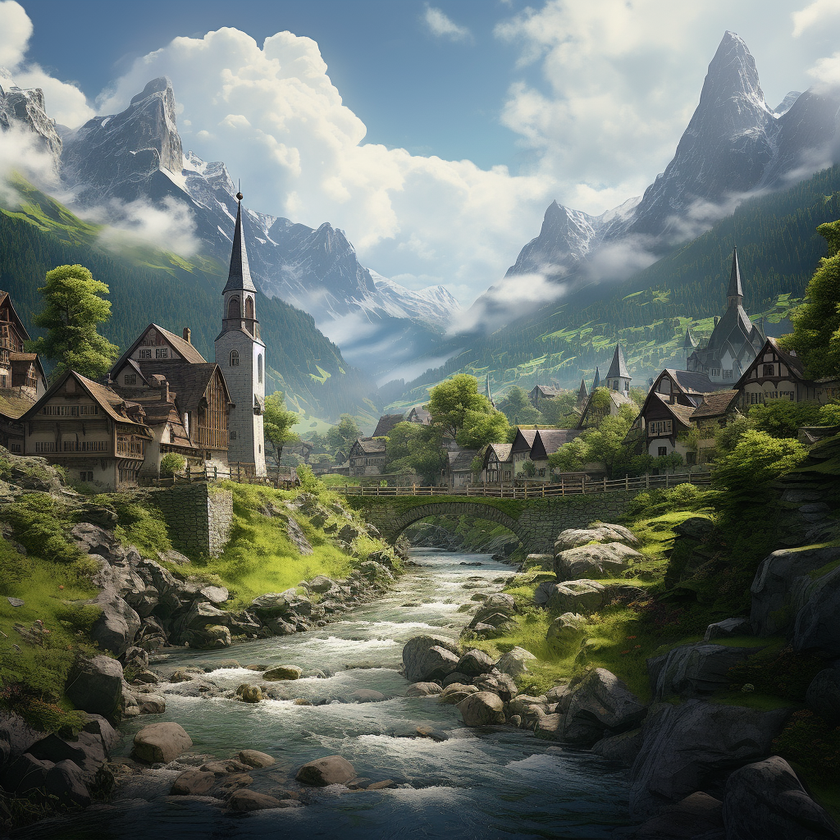
#> input picture A1/data/a1p1.png, 840 x 840 px, shrunk from 1024 x 1024 before the run
$ python main.py
#> lines starting #> are read from the running program, lines starting #| are printed output that depends on the picture
### A1/problem1.py
import numpy as np
import matplotlib.pyplot as plt


################################################################
#             DO NOT EDIT THIS HELPER FUNCTION                 #
################################################################

def load_image(path):
#> called with path = 'data/a1p1.png'
    return plt.imread(path)
#> returned value is the input picture: shape (840, 840, 3) float32; mean R, G, B 0.401, 0.434, 0.405

################################################################

def display_image(img):
    """ Show an image with matplotlib

    Args:
        img: Image as numpy array (H,W,3)
    """
    #
    # You code here
    #
    return plt.imshow(img)


def save_as_npy(path, img):
    """ Save the image array as a .npy file

    Args:
        img: Image as numpy array (H,W,3)
    """
    #
    # You code here
    #
    return np.save(path, img)


def load_npy(path):
    """ Load and return the .npy file

    Args:
        path: Path of the .npy file
    Returns:
        Image as numpy array (H,W,3)
    """
    #
    # You code here
    #
    return np.load(path)


def mirror_horizontal(img):
    """ Create and return a horizontally mirrored image

    Args:
        img: Image as numpy array (H,W,3)

    Returns:
        A horizontally mirrored numpy array (H,W,3).
    """
    #
    # You code here
    #
    return np.fliplr(img)
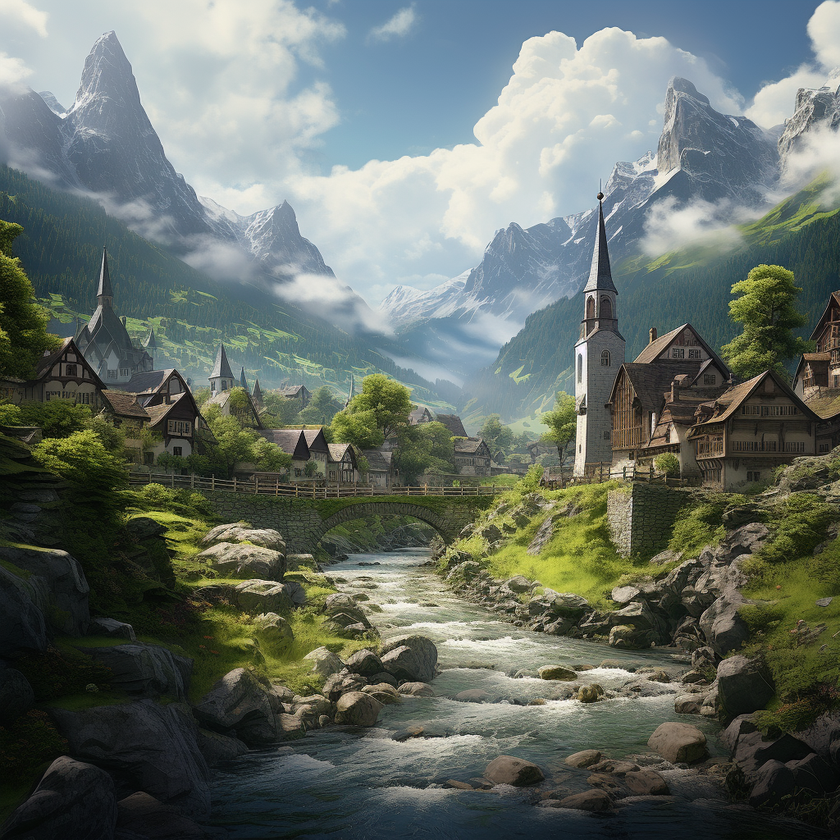
#> returned value: shape (840, 840, 3) float32; mean of channels 0, 1, 2 0.401, 0.434, 0.405; drawn as R, G, B


def display_images(img1, img2):
    """ Display the normal and the mirrored image in one plot

    Args:
        img1: First image to display
        img2: Second image to display
    """
    #
    # You code here
    #
    plt.subplot(1, 2, 1)
    plt.imshow(img1)
    plt.subplot(1, 2, 2)
    plt.imshow(img2)
    plt.show()
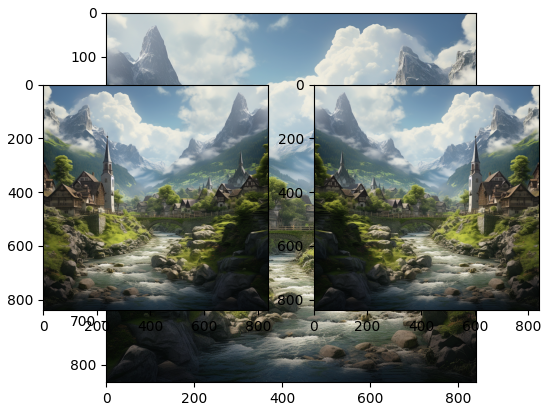
#> figure drawn by matplotlib, 3 panels

### A1/problem2.py
import numpy as np
from scipy.ndimage import convolve


def loadbayer(path):
    """ Load data from file

    Args:
        path: Path of the .npy file
    Returns:
        Data as numpy array (H,W)
    """
    #
    # You code here
    #


def separatechannels(bayerdata):
    """ Separate bayer data into RGB channels so that
    each color channel retains only the respective
    values given by the bayer pattern and missing values
    are filled with zero

    Args:
        bayerdata: Numpy array containing bayer data (H,W)
    Returns:
        red, green, and blue channel as numpy array (H,W)
    """
    #
    # You code here
    #


# [26 lines left out: functions assembleimage, interpolate, not called in this run]
    #
    # You code here
    #

### A1/main.py
import numpy as np
import matplotlib.pyplot as plt

def load_image(path):
    return plt.imread(path)


#
# Problem 1: Getting to know Python
#
from problem1 import *

def problem1():
    """Example code implementing the steps in Problem 1"""

    img = load_image("data/a1p1.png")
    display_image(img)

    save_as_npy("a1p1.npy", img)

    img1 = load_npy("a1p1.npy")
    display_image(img1)

    img2 = mirror_horizontal(img1)
    display_image(img2)

    display_images(img1, img2)


#
# Problem 2: Bayer Interpolation
#
from problem2 import *

def problem2():
    """Example code implementing the steps in Problem 2
    Note: uses display_image() from Problem 1"""

    data = loadbayer("data/bayerdata.npy")
#> (the run stopped early here; a loop or call above may not have finished)
